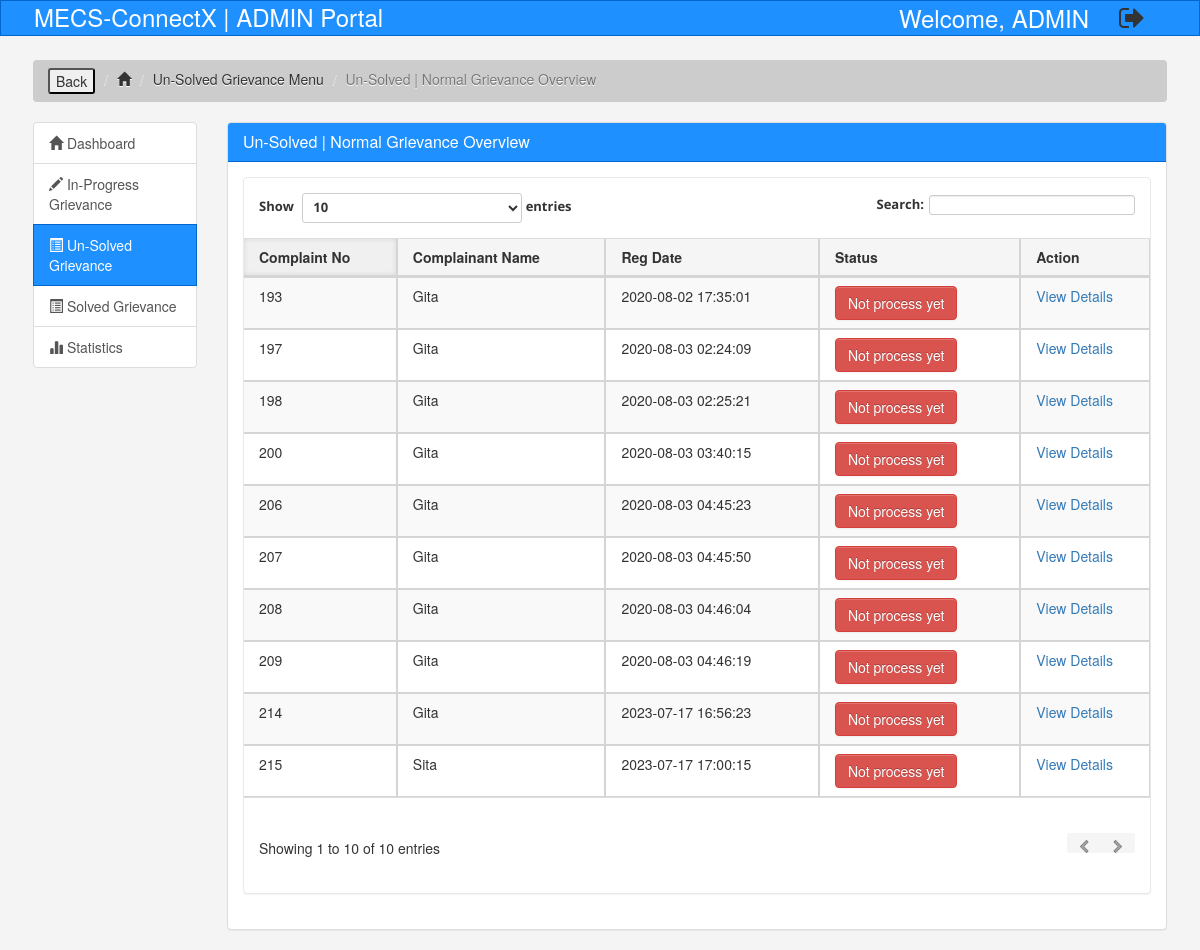
The page /admin/AdminViewGrievance.php (signed in) on the database its author committed.
### tables this page shows
CREATE TABLE `complain` (
  `complaintNumber` int(11) NOT NULL,
  `userId` int(11) DEFAULT NULL,
  `grievanceId` int(11) DEFAULT NULL,
  `complain` mediumtext DEFAULT NULL,
  `proof` varchar(255) DEFAULT NULL,
  `isAnonymous` int(11) DEFAULT NULL,
  `regDate` timestamp NULL DEFAULT current_timestamp(),
  `status` varchar(30) DEFAULT NULL,
  `lastUdationDate` timestamp NULL DEFAULT NULL ON UPDATE current_timestamp(),
  `isGroupComplaint` tinyint(1) NOT NULL
);

CREATE TABLE `student` (
  `student_id` int(11) NOT NULL,
  `name` varchar(30) NOT NULL,
  `email` varchar(40) NOT NULL,
  `password` varchar(100) NOT NULL,
  `mobile` varchar(10) NOT NULL,
  `aadhar` varchar(16) NOT NULL,
  `college` int(11) DEFAULT NULL,
  `course` varchar(25) NOT NULL,
  `branch` varchar(45) NOT NULL,
  `start` varchar(10) NOT NULL,
  `end` int(10) NOT NULL,
  `city` varchar(25) NOT NULL,
  `state` varchar(25) NOT NULL,
  `registration` int(50) NOT NULL,
  `userImage` varchar(255) DEFAULT NULL,
  `regDate` timestamp NOT NULL DEFAULT current_timestamp(),
  `updationDate` timestamp NULL DEFAULT NULL ON UPDATE current_timestamp(),
  `status` int(1) DEFAULT NULL
);

### admin/AdminViewGrievance.php (the view, shortened to what this page needs)
<?php
include('../include/db.php');
if(strlen($_SESSION['alogin'])==0)
	{
header('location:adminlogin.php');
}
else{
?>
<!DOCTYPE html>
<html lang="en">
<head>
	<link type="text/css" href="bootstrap/css/bootstrap.min.css" rel="stylesheet">
	<link type="text/css" href="bootstrap/css/bootstrap-responsive.min.css" rel="stylesheet">
	<link href="css/theme.css" rel="stylesheet">
	<link type="text/css" href="images/icons/css/font-awesome.css" rel="stylesheet">
	<link href="assets/css/bootstrap.min.css" rel="stylesheet">
	<link rel="stylesheet" href="https://cdnjs.cloudflare.com/ajax/libs/font-awesome/4.7.0/css/font-awesome.min.css">
	<link rel="stylesheet" href="assets/css/style.css">
</head>
<body>
	<?php include('include/header.php'); ?>
	<section id="breadcrumb">
		<div class="container" style="margin-top: 2% ; width: 97%;">
			<ol class="breadcrumb">
				<li><input type="button" value="Back" onclick="history.go(-1)"></li>
			 	<li><a href="index.php"><span class="glyphicon glyphicon-home" aria-hidden="true"></span></a></li>
			 	<li><a href="solvedGrievanceSection.php" style="text-decoration: none;">Un-Solved Grievance Menu</a></li>
			 	<li class="active">Un-Solved | Normal Grievance Overview</li>
			</ol>
		</div>
	</section>
	<section id="main">
		<div class="container" style="width: 97%;">
			<div class="row">
				<div class="col-md-2">
					<div class="list-group">
						<a href="index.php" class="list-group-item"><span class="glyphicon glyphicon-home" aria-hidden="true"></span> Dashboard</a>
						<a href="reviewGrievanceSection.php" class="list-group-item"><span class="glyphicon glyphicon-pencil" aria-hidden="true"></span> In-Progress Grievance <span class="badge"></span></a>
						<a href="unsolvedGrievanceSection.php" class="list-group-item active main-color-bg"><span class="glyphicon glyphicon-list-alt" aria-hidden="true"></span> Un-Solved Grievance <span class="badge"></span></a>
						<a href="solvedGrievanceSection.php" class="list-group-item"><span class="glyphicon glyphicon-list-alt" aria-hidden="true"></span> Solved Grievance <span class="badge"></span></a>
							<a href="stats.php" class="list-group-item"><span class="glyphicon glyphicon-stats" aria-hidden="true"></span> Statistics</a>
					</div>
				</div>
				<div class="col-md-10">
					<div class="panel panel-default">
						<div class="panel-heading main-color-bg">
							<h3 class="panel-title">Un-Solved | Normal Grievance Overview</h3>
						</div>
<div class="panel-body" style="min-height: 400px;">
					<div class="content">
	<div class="module">
							<div class="module-body table">
								<table cellpadding="0" cellspacing="0" border="0" class="datatable-1 table table-bordered table-striped	 display" >
									<thead>
										<tr>
											<th>Complaint No</th>
											<th>Complainant Name</th>
											<th>Reg Date</th>
											<th>Status</th>
											<th>Action</th>
										</tr>
									</thead>
<tbody>
<?php
$query=mysqli_query($db,"select complain.*,student.name as name from complain join student on student.student_id=complain.userId where complain.status is null ORDER BY regDate DESC");
while($row=mysqli_fetch_array($query))
{
?>
										<tr>
											<td><?php echo htmlentities($row['complaintNumber']);?></td>
											<td><?php echo htmlentities($row['name']);?></td>
											<td><?php echo htmlentities($row['regDate']);?></td>
											<td><button type="button" class="btn btn-danger">Not process yet</button></td>
											<td>   <a href="complaint-details.php?cid=<?php echo htmlentities($row['complaintNumber']);?>"> View Details</a>
											</td>
											</tr>
										<?php  } ?>
										</tbody>
								</table>
							</div>
						</div>
					</div>
 </div>
					</div>
				</div>
			</div>
		</div>
	</section>
</body>
</html>
<?php } ?>

### admin/include/header.php (shortened to what this page needs)
<nav class="navbar navbar-default">
	<div class="container" style="width: 97%;">
		<div class="navbar-header">
			<a class="navbar-brand" href="http://127.0.0.1/MECS-ConnectX-MAIN/index.php" style="font-size: 24px;"> MECS-ConnectX | ADMIN Portal
			</a>
		</div>
		<div id="nabvar" class="collapse navbar-collapse pull-right">
			<div style="display: flex; flex-direction: row;">
				<div style="color:#fff; font-size: 24px; margin-right: 1em;">Welcome, ADMIN</div>
				<button style="background-color: Transparent; background-repeat:no-repeat; border: none; cursor:pointer; overflow: hidden; outline:none;" data-toggle="tooltip" title="Logout" onClick="window.location = 'logout.php'">
					<i class="fa fa-sign-out fa-2x" aria-hidden="true"></i></button>
			</div>
		</div>
	</div>
</nav>

### admin/assets/css/style.css (style rules this page uses)
body { background: #f4f4f4; }
.navbar { min-height: 33px !important; margin-bottom: 0; border-radius: 0; }
.navbar-nav > li > a, .navbar-brand { padding-top: 6px !important; padding-bottom: 0 !important; height: 33px; }
.navbar-default { background-color: #1e90ff; border-color: #0066cc; }
.navbar-default .navbar-brand { color: #ffffff; }
.navbar-default .navbar-collapse, .navbar-default .navbar-form { border-color: #3399ff; }
.main-color-bg { background-color: #1e90ff !important; border-color: #0066cc !important; color: #ffffff !important; }
.breadcrumb { background: #cccccc; color: #333333; }
.breadcrumb a { color: #333333; }

### rows shown on the page
complain: complaintNumber "215", userId.name "Sita", regDate "2023-07-17 17:00:15"
complain: complaintNumber "214", userId.name "Gita", regDate "2023-07-17 16:56:23"
complain: complaintNumber "209", userId.name "Gita", regDate "2020-08-03 04:46:19"
complain: complaintNumber "208", userId.name "Gita", regDate "2020-08-03 04:46:04"
complain: complaintNumber "207", userId.name "Gita", regDate "2020-08-03 04:45:50"
complain: complaintNumber "206", userId.name "Gita", regDate "2020-08-03 04:45:23"
complain: complaintNumber "200", userId.name "Gita", regDate "2020-08-03 03:40:15"
complain: complaintNumber "198", userId.name "Gita", regDate "2020-08-03 02:25:21"
complain: complaintNumber "197", userId.name "Gita", regDate "2020-08-03 02:24:09"
complain: complaintNumber "193", userId.name "Gita", regDate "2020-08-02 17:35:01"
